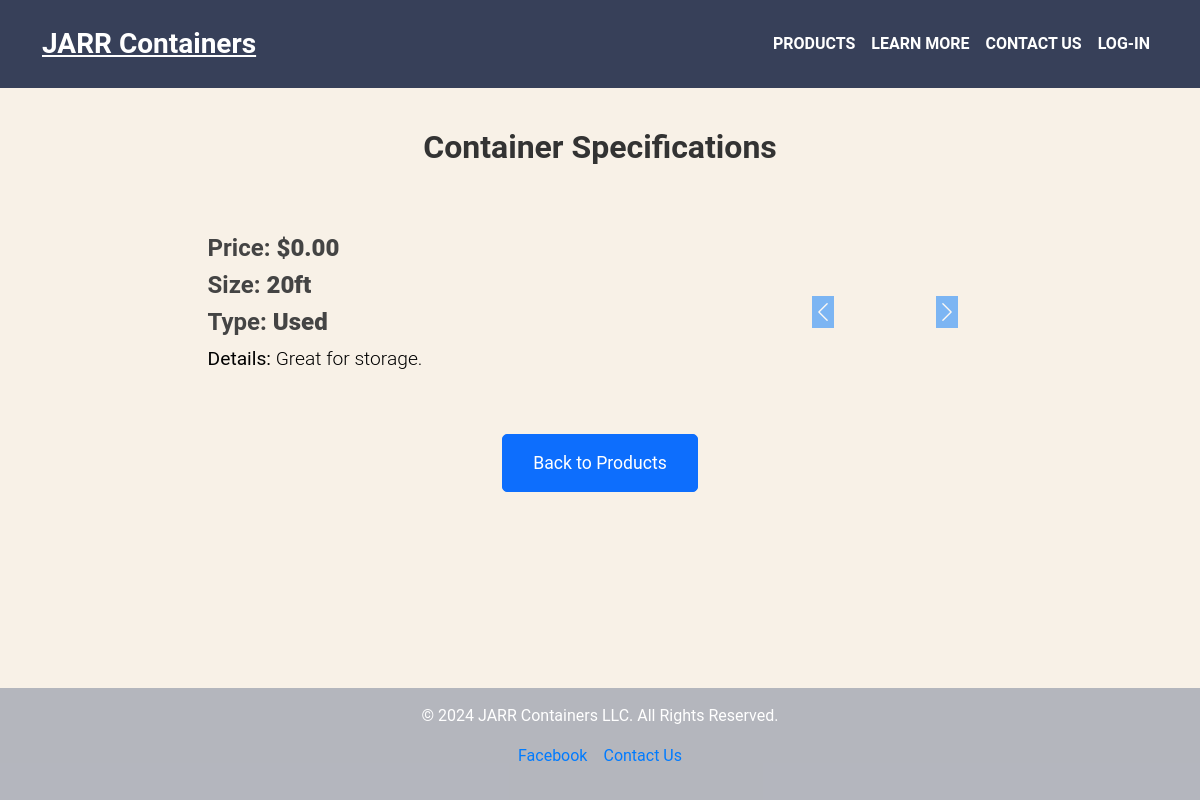
The page /products/1 on the database as committed earlier.
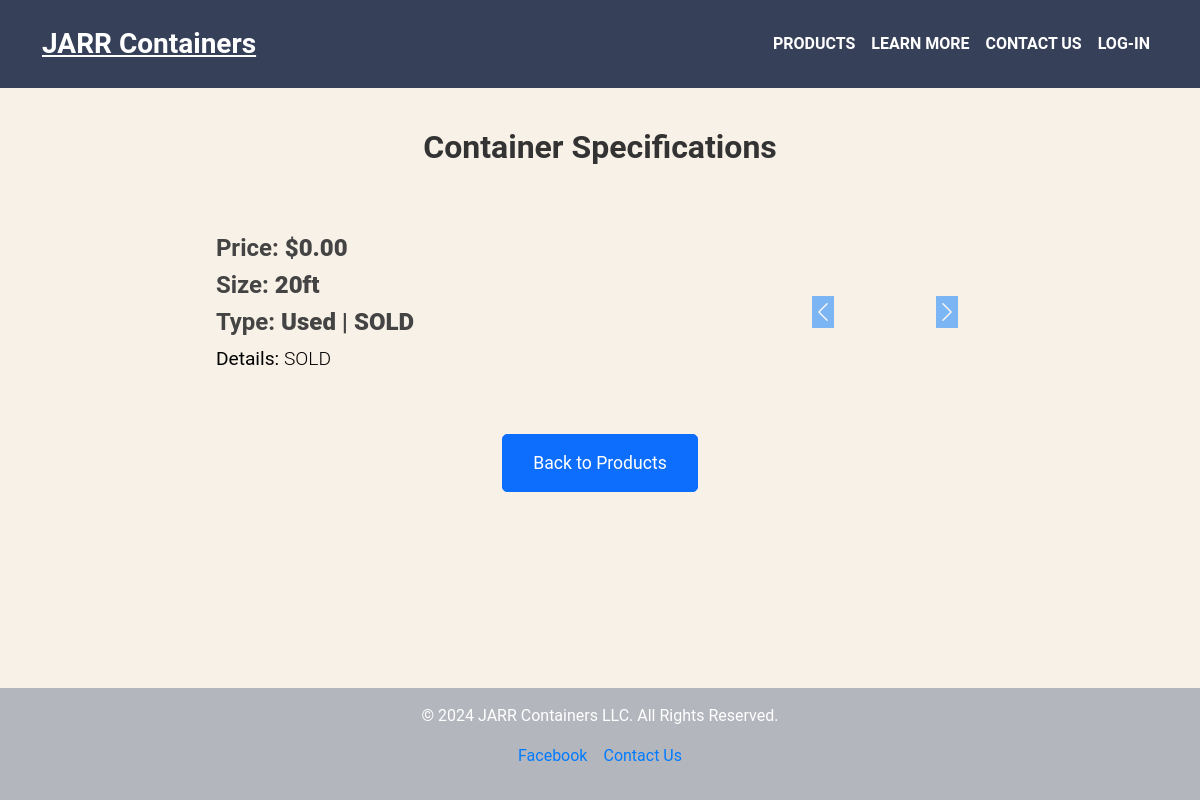
The same page on the database as committed later.
### app.py (models this page shows, shortened)
class Container(db.Model):
    id = db.Column(db.Integer, primary_key=True)
    image1 = db.Column(db.String(200), nullable=True)
    image2 = db.Column(db.String(200), nullable=True)
    image3 = db.Column(db.String(200), nullable=True)
    image4 = db.Column(db.String(200), nullable=True)
    image5 = db.Column(db.String(200), nullable=True)
    price = db.Column(db.Float, nullable=False)
    size = db.Column(db.String(50), nullable=False)
    type = db.Column(db.String(50), nullable=False)
    details = db.Column(db.Text, nullable=False)

### app.py (the view)
@app.route('/products/<int:container_id>')
def product_specifications(container_id):
    container = Container.query.get_or_404(container_id)
    return render_template('specifications.html', container=container)

### templates/specifications.html (shortened to what this page needs)
{% extends "base.html" %}
{% block content %}
<div class="container py-5">
    <h2 class="text-center mb-5">Container Specifications</h2>
    <div class="row mb-4">
        <div class="col-md-6 d-flex justify-content-center align-items-center">
            <div>
                <h4 class="font-weight-bold">Price: <strong>${{ '{:.2f}'.format(container.price) }}</strong></h4>
                <h4 class="font-weight-bold">Size: <strong>{{ container.size }}</strong></h4>
                <h4 class="font-weight-bold">Type: <strong>{{ container.type }}</strong></h4>
                <p class="lead"><strong>Details:</strong> {{ container.details }}</p>
            </div>
        </div>
        <div class="col-md-6 d-flex justify-content-center">
            <div id="imageCarousel" class="carousel slide" data-bs-ride="carousel">
                <div class="carousel-inner">
                    {% for i in range(1, 6) %}
                        {% if container['image' ~ i] %}
                            <div class="carousel-item {% if i == 1 %}active{% endif %}">
                            </div>
                        {% endif %}
                    {% endfor %}
                </div>
                <button class="carousel-control-prev" type="button" data-bs-target="#imageCarousel" data-bs-slide="prev">
                    <span class="carousel-control-prev-icon" aria-hidden="true"></span>
                </button>
                <button class="carousel-control-next" type="button" data-bs-target="#imageCarousel" data-bs-slide="next">
                    <span class="carousel-control-next-icon" aria-hidden="true"></span>
                </button>
            </div>
        </div>
    </div>
    <div class="text-center mt-4">
        <a href="{{ url_for('products') }}" class="btn btn-primary btn-lg">Back to Products</a>
    </div>
</div>
{% endblock %}

### templates/base.html (shortened to what this page needs)
<!DOCTYPE html>
<html lang="en">
<head>
    <link href="https://cdn.jsdelivr.net/npm/bootstrap@5.3.0-alpha1/dist/css/bootstrap.min.css" rel="stylesheet">
    <link rel="stylesheet" href="{{ url_for('static', filename='css/styles.css') }}">
</head>
<body>
    <header class="text-white py-3 fixed-top w-100" id="navbar">
        <div class="container d-flex justify-content-between align-items-center">
            <a href="{{ url_for('home') }}" class="text-white fs-3 fw-bold">JARR Containers</a>
            <nav class="navbar navbar-expand-lg navbar-light">
                <div class="collapse navbar-collapse" id="navbarNav">
                    <ul class="navbar-nav">
                        <li class="nav-item">
                            <a class="nav-link" href="{{ url_for('products') }}">Products</a>
                        </li>
                        <li class="nav-item">
                            <a class="nav-link" href="{{ url_for('learn') }}">Learn more</a>
                        </li>
                        <li class="nav-item">
                            <a class="nav-link" href="{{ url_for('contact') }}">Contact us</a>
                        </li>
                        <li class="nav-item">
                            <a class="nav-link" href="{{ url_for('login') }}">Log-in</a>
                        </li>
                    </ul>
                </div>
            </nav>
        </div>
    </header>
    {% block content %}
    {% endblock %}
    <footer class="custom-footer text-center py-3">
        <p>&copy; 2024 JARR Containers LLC. All Rights Reserved.</p>
        <ul class="list-unstyled d-flex justify-content-center gap-3">
            <li><a href="https://facebook.com" target="_blank" class="footer-link">Facebook</a></li>
            <li><a href="{{ url_for('contact') }}" class="footer-link">Contact Us</a></li>
        </ul>
    </footer>
</body>
</html>

### static/css/styles.css (style rules this page uses)
* { margin: 0; padding: 0; box-sizing: border-box; }
html, body { height: 100%; margin: 0; }
body { padding-top: 80px; font-family: 'Roboto', sans-serif; background-color: #f8f1e7; color: #000; display: flex; flex-direction: column; }
footer.custom-footer { background-color: #63708d75 !important; color: #fff; padding: 20px 0; width: 100%; }
.footer-link { color: #007bff; text-decoration: none; }
#navbar { z-index: 1000; background-color: #374059; }
.nav-link { text-transform: uppercase; font-weight: 600; color: #fff; }
.btn-lg { padding: 15px 30px; font-size: 1.1em; border-radius: 5px; transition: background-color 0.3s ease; }
.carousel-control-prev-icon, .carousel-control-next-icon { background-color: #007bff; }
.col-md-6.d-flex.justify-content-center.align-items-center { flex: 1; text-align: left; padding: 20px; }
.col-md-6.d-flex.justify-content-center { flex: 1; padding: 20px; }
h2 { font-size: 2rem; font-weight: 700; color: #333; }
h4 { font-size: 1.5rem; font-weight: 600; color: #444; }
.lead { font-size: 1.2rem; font-weight: 300; }
.custom-footer { background-color: #374059; color: #fff; padding: 20px 0; margin-top: auto; }
.custom-footer a { color: #007bff; text-decoration: none; }
.custom-footer p { font-size: 1rem; }

Rows that differ between the two databases and show on the page:
changed Container "20ft": type "Used" → "Used | SOLD"; details "Great for storage." → "SOLD"
